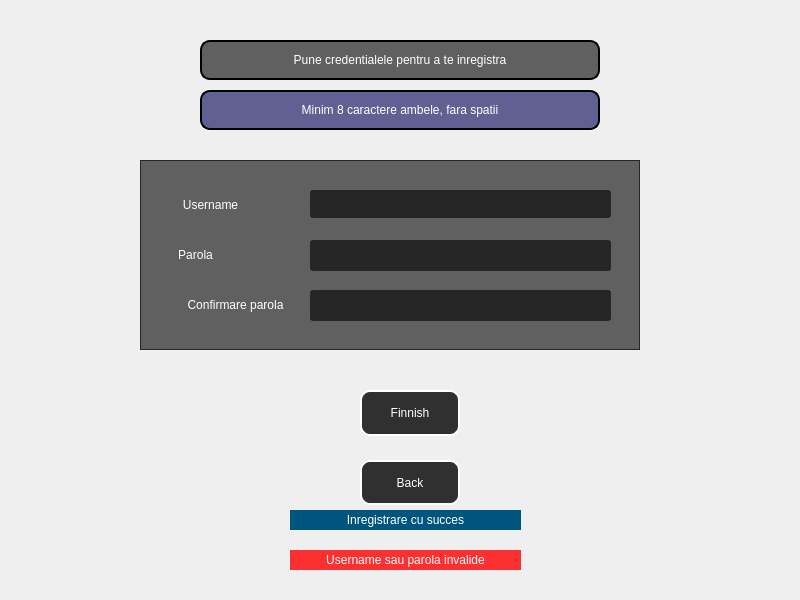
<?xml version="1.0" encoding="UTF-8"?>
<ui version="4.0">
 <class>WindowSingIn</class>
 <widget class="QDialog" name="WindowSingIn">
  <property name="geometry">
   <rect>
    <x>0</x>
    <y>0</y>
    <width>800</width>
    <height>600</height>
   </rect>
  </property>
  <property name="minimumSize">
   <size>
    <width>800</width>
    <height>600</height>
   </size>
  </property>
  <property name="maximumSize">
   <size>
    <width>800</width>
    <height>600</height>
   </size>
  </property>
  <property name="windowTitle">
   <string>Dialog</string>
  </property>
  <widget class="QLabel" name="succes">
   <property name="enabled">
    <bool>true</bool>
   </property>
   <property name="geometry">
    <rect>
     <x>290</x>
     <y>510</y>
     <width>231</width>
     <height>20</height>
    </rect>
   </property>
   <property name="styleSheet">
    <string notr="true">color: rgb(255, 255, 255);
background-color:rgb(0, 85, 127)</string>
   </property>
   <property name="text">
    <string>Inregistrare cu succes</string>
   </property>
   <property name="alignment">
    <set>Qt::AlignCenter</set>
   </property>
  </widget>
  <widget class="QFrame" name="frame">
   <property name="geometry">
    <rect>
     <x>140</x>
     <y>160</y>
     <width>500</width>
     <height>190</height>
    </rect>
   </property>
   <property name="styleSheet">
    <string notr="true">background-color: rgba(0, 0, 0,60%);</string>
   </property>
   <property name="frameShape">
    <enum>QFrame::StyledPanel</enum>
   </property>
   <property name="frameShadow">
    <enum>QFrame::Raised</enum>
   </property>
   <widget class="QLabel" name="uname">
    <property name="geometry">
     <rect>
      <x>30</x>
      <y>35</y>
      <width>81</width>
      <height>20</height>
     </rect>
    </property>
    <property name="styleSheet">
     <string notr="true">color: rgb(255, 255, 255);
background-color: rgba(0, 0, 0, 0%);</string>
    </property>
    <property name="text">
     <string>Username</string>
    </property>
    <property name="alignment">
     <set>Qt::AlignCenter</set>
    </property>
   </widget>
   <widget class="QLabel" name="pass">
    <property name="geometry">
     <rect>
      <x>30</x>
      <y>85</y>
      <width>51</width>
      <height>20</height>
     </rect>
    </property>
    <property name="styleSheet">
     <string notr="true">color: rgb(255, 255, 255);
background-color: rgba(0, 0, 0, 0%);</string>
    </property>
    <property name="text">
     <string>Parola</string>
    </property>
    <property name="alignment">
     <set>Qt::AlignCenter</set>
    </property>
   </widget>
   <widget class="QLineEdit" name="Pass_2">
    <property name="geometry">
     <rect>
      <x>170</x>
      <y>130</y>
      <width>301</width>
      <height>31</height>
     </rect>
    </property>
    <property name="styleSheet">
     <string notr="true">
color: rgb(255, 255, 255);</string>
    </property>
    <property name="echoMode">
     <enum>QLineEdit::Password</enum>
    </property>
   </widget>
   <widget class="QLabel" name="cpass">
    <property name="geometry">
     <rect>
      <x>30</x>
      <y>135</y>
      <width>131</width>
      <height>20</height>
     </rect>
    </property>
    <property name="styleSheet">
     <string notr="true">color: rgb(255, 255, 255);
background-color: rgba(0, 0, 0, 0%);</string>
    </property>
    <property name="text">
     <string>Confirmare parola</string>
    </property>
    <property name="alignment">
     <set>Qt::AlignCenter</set>
    </property>
   </widget>
   <widget class="QLineEdit" name="Pass">
    <property name="geometry">
     <rect>
      <x>170</x>
      <y>80</y>
      <width>301</width>
      <height>31</height>
     </rect>
    </property>
    <property name="styleSheet">
     <string notr="true">color:rgb(255, 255, 255)</string>
    </property>
    <property name="echoMode">
     <enum>QLineEdit::Password</enum>
    </property>
   </widget>
   <widget class="QLineEdit" name="uName">
    <property name="geometry">
     <rect>
      <x>170</x>
      <y>30</y>
      <width>301</width>
      <height>28</height>
     </rect>
    </property>
    <property name="styleSheet">
     <string notr="true">color:rgb(255, 255, 255)</string>
    </property>
   </widget>
  </widget>
  <widget class="QPushButton" name="finnishB">
   <property name="geometry">
    <rect>
     <x>360</x>
     <y>390</y>
     <width>100</width>
     <height>46</height>
    </rect>
   </property>
   <property name="styleSheet">
    <string notr="true">color: rgb(255, 255, 255);
background-color: rgba(0, 0, 0,80%);
color: rgb(255, 255, 255);
background-color: rgba(0, 0, 0,80%);
border-style: solid;
border-width: 2px;
border-radius: 10px;</string>
   </property>
   <property name="text">
    <string>Finnish</string>
   </property>
  </widget>
  <widget class="QPushButton" name="BackB">
   <property name="geometry">
    <rect>
     <x>360</x>
     <y>460</y>
     <width>100</width>
     <height>45</height>
    </rect>
   </property>
   <property name="styleSheet">
    <string notr="true">color: rgb(255, 255, 255);
background-color: rgba(0, 0, 0,80%);
color: rgb(255, 255, 255);
background-color: rgba(0, 0, 0,80%);
border-style: solid;
border-width: 2px;
border-radius: 10px;</string>
   </property>
   <property name="text">
    <string>Back</string>
   </property>
  </widget>
  <widget class="QLabel" name="invalid">
   <property name="enabled">
    <bool>true</bool>
   </property>
   <property name="geometry">
    <rect>
     <x>290</x>
     <y>550</y>
     <width>231</width>
     <height>20</height>
    </rect>
   </property>
   <property name="styleSheet">
    <string notr="true">color: rgb(255, 255, 255);
background-color: rgba(255, 0, 0,80%);</string>
   </property>
   <property name="text">
    <string>Username sau parola invalide</string>
   </property>
   <property name="alignment">
    <set>Qt::AlignCenter</set>
   </property>
  </widget>
  <widget class="QLabel" name="banner">
   <property name="geometry">
    <rect>
     <x>200</x>
     <y>40</y>
     <width>400</width>
     <height>40</height>
    </rect>
   </property>
   <property name="styleSheet">
    <string notr="true">color: rgb(255, 255, 255);
background-color: rgba(0, 0, 0,60%);
border-style: solid;
border-width: 2px;
border-radius: 10px;</string>
   </property>
   <property name="text">
    <string>Pune credentialele pentru a te inregistra</string>
   </property>
   <property name="alignment">
    <set>Qt::AlignCenter</set>
   </property>
  </widget>
  <widget class="QWidget" name="widget" native="true">
   <property name="geometry">
    <rect>
     <x>-90</x>
     <y>-50</y>
     <width>900</width>
     <height>700</height>
    </rect>
   </property>
   <property name="styleSheet">
    <string notr="true"/>
   </property>
   <widget class="QLabel" name="banner_2">
    <property name="geometry">
     <rect>
      <x>290</x>
      <y>140</y>
      <width>400</width>
      <height>40</height>
     </rect>
    </property>
    <property name="styleSheet">
     <string notr="true">color: rgb(255, 255, 255);
background-color: rgba(0, 0, 85,60%);
border-style: solid;
border-width: 2px;
border-radius: 10px;</string>
    </property>
    <property name="text">
     <string>Minim 8 caractere ambele, fara spatii</string>
    </property>
    <property name="alignment">
     <set>Qt::AlignCenter</set>
    </property>
   </widget>
  </widget>
  <zorder>widget</zorder>
  <zorder>succes</zorder>
  <zorder>frame</zorder>
  <zorder>finnishB</zorder>
  <zorder>BackB</zorder>
  <zorder>invalid</zorder>
  <zorder>banner</zorder>
 </widget>
 <resources/>
 <connections/>
</ui>
